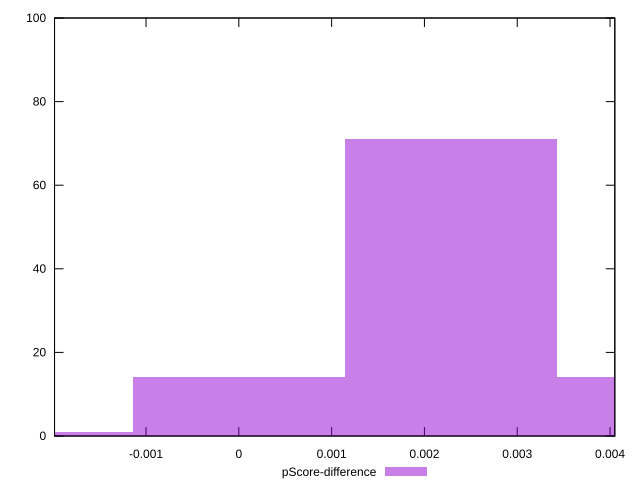

Write the gnuplot code that produced this figure.
reset

$pScoreDifference <<EOF
0 14
0.0022858915004605024 71
0.004571783000921005 14
-0.0022858915004605024 1
EOF

set key outside below
set boxwidth 0.0022858915004605024
set xrange [-0.0019859482097903947:0.00405153710241174]
set yrange [0:100]
set trange [0:100]
set style fill transparent solid 0.5 noborder
set terminal svg size 640, 490 enhanced background rgb 'white'
set output "report_00014_2021-02-09T15:56:05.503Z/cumulative-layout-shift/samples/pages+cached/pScore-difference/histogram.svg"

plot $pScoreDifference title "pScore-difference" with boxes

reset
